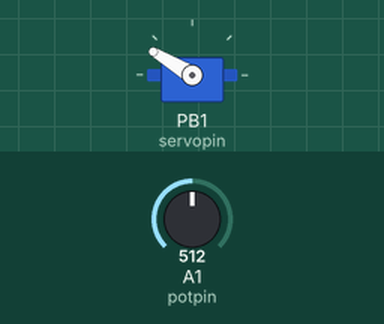
Recording of a program running on a simulated ATtiny85, built with avr-gcc and run on an emulated ATtiny85. On the bench: servo. Wiring (inferred from the names in the program): servo: signal PB1. Inputs (shaded band) come from the test bench; at power-on: A1 (potpin) = 512. Servo pulses on a pin are drawn as a servo (544–2400 µs = 0–180°).

Above: at 0.1 s.
Timing chart, 0 to 40.0 s (numbered marks = the images above):
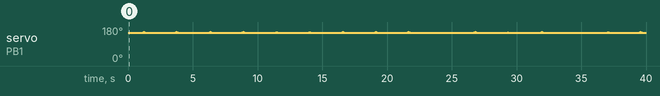

The program:

main.cpp
```cpp
#include <Arduino.h>

#include <Servo8Bit.h>

Servo8Bit myservo;

uint8_t potpin = A1;
uint8_t servopin = 1; // PB1
uint8_t servo_rate = 20; // millis

uint8_t val;
uint8_t now;
uint8_t old_now;
uint8_t last_servo_out;

void setup() {
  myservo.attach(servopin);
}

void loop() {
  now = millis();
  if ((now >= last_servo_out + servo_rate) || (old_now > now)) // only send to servo when it is time or if millis wraps
  {
    // get analog and map to PWM mircos
    val = analogRead(potpin);
    val = map(val, 0, 1023, 800, 2200);

    // set servo
    myservo.writeMicroseconds(val);
    last_servo_out = now;
  }
  old_now = now;
}
```
